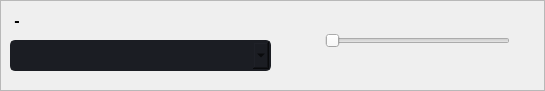
     <widget class="QFrame" name="frame_subtype">
      <property name="geometry">
       <rect>
        <x>470</x>
        <y>200</y>
        <width>545</width>
        <height>91</height>
       </rect>
      </property>
      <property name="styleSheet">
       <string notr="true">#frame_subtype{
border: 1px solid rgba(170, 170, 255,150);
border-radius:15px;}
</string>
      </property>
      <property name="frameShape">
       <enum>QFrame::Shape::StyledPanel</enum>
      </property>
      <property name="frameShadow">
       <enum>QFrame::Shadow::Raised</enum>
      </property>
      <widget class="InteractiveCombo" name="cmb_obejcet_types_sub">
       <property name="geometry">
        <rect>
         <x>10</x>
         <y>40</y>
         <width>261</width>
         <height>31</height>
        </rect>
       </property>
       <property name="font">
        <font>
         <family>Segoe UI</family>
         <pointsize>10</pointsize>
        </font>
       </property>
       <property name="styleSheet">
        <string notr="true">QComboBox{
	background-color: rgb(27, 29, 35);
	border-radius: 5px;
	border: 2px solid rgb(27, 29, 35);
	padding: 5px;
	padding-left: 10px;
}
QComboBox:hover{
	border: 2px solid rgb(64, 71, 88);
}
QComboBox QAbstractItemView {
	color: rgb(85, 170, 255);	
	background-color: rgb(27, 29, 35);
	padding: 10px;
	selection-background-color: rgb(39, 44, 54);
}</string>
       </property>
      </widget>
      <widget class="QLabel" name="le_object_sub_naming">
       <property name="geometry">
        <rect>
         <x>10</x>
         <y>10</y>
         <width>191</width>
         <height>21</height>
        </rect>
       </property>
       <property name="font">
        <font>
         <family>Segoe UI</family>
         <pointsize>12</pointsize>
         <bold>true</bold>
        </font>
       </property>
       <property name="text">
        <string> -</string>
       </property>
      </widget>
      <widget class="QFrame" name="frame_sub_type_option">
       <property name="geometry">
        <rect>
         <x>290</x>
         <y>5</y>
         <width>251</width>
         <height>81</height>
        </rect>
       </property>
       <property name="font">
        <font>
         <family>Segoe UI</family>
        </font>
       </property>
       <property name="styleSheet">
        <string notr="true"/>
       </property>
       <property name="frameShape">
        <enum>QFrame::Shape::NoFrame</enum>
       </property>
       <property name="frameShadow">
        <enum>QFrame::Shadow::Raised</enum>
       </property>
       <widget class="QSlider" name="triple_sub_type_option">
        <property name="geometry">
         <rect>
          <x>35</x>
          <y>25</y>
          <width>185</width>
          <height>22</height>
         </rect>
        </property>
        <property name="font">
         <font>
          <family>Segoe UI</family>
         </font>
        </property>
        <property name="maximum">
         <number>2</number>
        </property>
        <property name="pageStep">
         <number>1</number>
        </property>
        <property name="orientation">
         <enum>Qt::Orientation::Horizontal</enum>
        </property>
       </widget>
       <widget class="QLabel" name="le_sub_type_option_value_0">
        <property name="geometry">
         <rect>
          <x>0</x>
          <y>55</y>
          <width>80</width>
          <height>22</height>
         </rect>
        </property>
        <property name="font">
         <font>
          <pointsize>10</pointsize>
          <bold>true</bold>
         </font>
        </property>
        <property name="styleSheet">
         <string notr="true"/>
        </property>
        <property name="text">
         <string/>
        </property>
        <property name="alignment">
         <set>Qt::AlignmentFlag::AlignCenter</set>
        </property>
       </widget>
       <widget class="QLabel" name="le_sub_type_option_value_1">
        <property name="geometry">
         <rect>
          <x>85</x>
          <y>55</y>
          <width>80</width>
          <height>22</height>
         </rect>
        </property>
        <property name="font">
         <font>
          <pointsize>10</pointsize>
          <bold>true</bold>
         </font>
        </property>
        <property name="styleSheet">
         <string notr="true"/>
        </property>
        <property name="text">
         <string/>
        </property>
        <property name="alignment">
         <set>Qt::AlignmentFlag::AlignCenter</set>
        </property>
       </widget>
       <widget class="QLabel" name="le_sub_type_option_value_2">
        <property name="geometry">
         <rect>
          <x>170</x>
          <y>55</y>
          <width>80</width>
          <height>22</height>
         </rect>
        </property>
        <property name="font">
         <font>
          <pointsize>10</pointsize>
          <bold>true</bold>
         </font>
        </property>
        <property name="styleSheet">
         <string notr="true"/>
        </property>
        <property name="text">
         <string/>
        </property>
        <property name="alignment">
         <set>Qt::AlignmentFlag::AlignCenter</set>
        </property>
       </widget>
       <widget class="QLabel" name="le_sub_type_option_name">
        <property name="geometry">
         <rect>
          <x>60</x>
          <y>0</y>
          <width>150</width>
          <height>22</height>
         </rect>
        </property>
        <property name="font">
         <font>
          <pointsize>10</pointsize>
          <bold>true</bold>
         </font>
        </property>
        <property name="styleSheet">
         <string notr="true"/>
        </property>
        <property name="text">
         <string/>
        </property>
        <property name="alignment">
         <set>Qt::AlignmentFlag::AlignCenter</set>
        </property>
       </widget>
      </widget>
     </widget>
